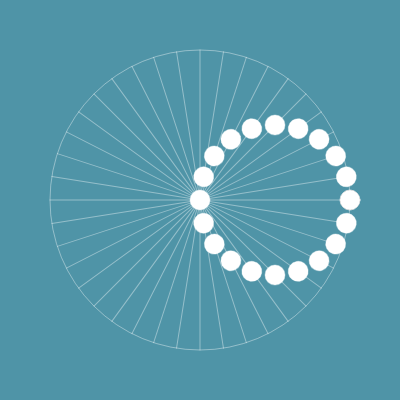
Frame 1 (no input)
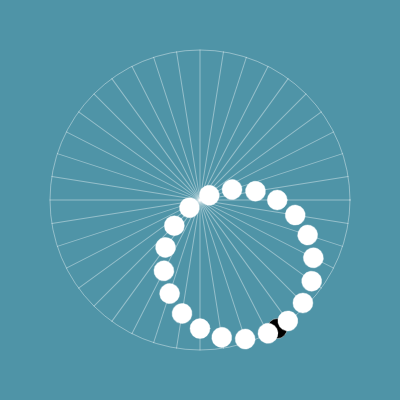
Frame 60 (no input)
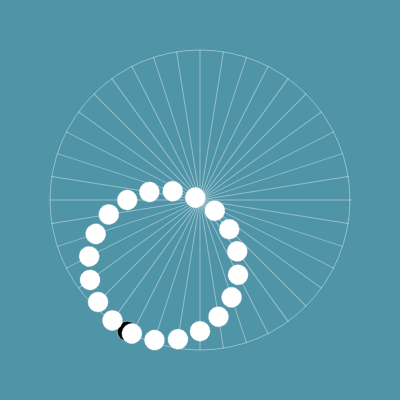
Frame 120 (the mouse pressed at the canvas centre since frame 60)

The p5.js sketch that drew these frames (run headless with seeded random() and noise() and a simulated clock; from frame 60 on, the mouse is pressed at the canvas centre):

// p5.js sketch
// ── sketch.js
let x
let y
let angle = 0;
let r = 150
let shiftingAngle = []
let numAxis = 10;

let x2 = []
let y2 = []

function setup() {
  createCanvas(400, 400);
  angleMode(DEGREES)   
  for(let i = 0; i < numAxis; i++) {
    shiftingAngle[i] = i*90/numAxis;
  }
}

function draw() {
  background(79, 148, 167);
  stroke(255, 100);
  // angle = map(mouseX, 0, width, 0, 360)
  x = r*cos(angle);
  y = r*sin(angle);
  
  translate(width/2, height/2);
  noFill()
  ellipse(0, 0, r*2, r*2)
  fill(0);
  ellipse(x, y, 20, 20);
  
  for(let i = 0; i < numAxis; i++) {
    x2[i] = r*cos(angle + shiftingAngle[i]);
    y2[i] = r*sin(angle + shiftingAngle[i]);
    
    push()
     rotate(-shiftingAngle[i]);
      line(-r, 0, r, 0);
      line(0, -r, 0, r);
      fill(255);
      ellipse(x2[i], 0, 20, 20)
      ellipse(0, y2[i], 20, 20)
    pop();
  }
  
  angle++;
  
}
